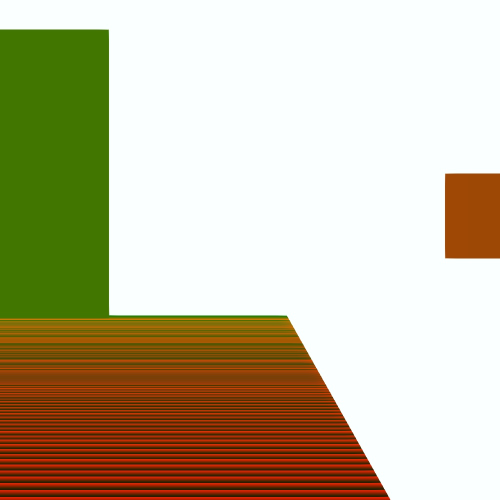
#> input picture client/tests/sensors/baseline_images/baseline_depth_1000.jpg, 1000 x 1000 px (shown at 1/2 size)
$ python -i tiny_sonar_classifier.py   (imports and definitions only)
#> lines starting #> are read from the running program, lines starting #| are printed output that depends on the picture
#!/usr/bin/env python3
"""Train a tiny LineTrace sonar image classifier with only numpy + Pillow.

This script is intentionally dependency-light so it can run in the existing
venv before PyTorch/Ultralytics are installed. It is the lightweight recognition
smoke test for the UE5 SonarDatasetTools / LineTrace dataset layout.
"""

from __future__ import annotations

import argparse
import csv
import json
from dataclasses import dataclass
from pathlib import Path
from typing import Iterable

import numpy as np
from PIL import Image, ImageDraw, ImageOps

RESAMPLE_BILINEAR = getattr(getattr(Image, "Resampling", Image), "BILINEAR")


SONAR_COLUMNS = ("sonar_fan_png", "sonar_image", "sonar_png")
LABEL_COLUMNS = ("label_sonar", "label_file")
RGB_COLUMNS = ("rgb_png", "rgb_image")


@dataclass
class Sample:
    frame: str
    sonar_path: Path
    label_path: Path | None
    rgb_path: Path | None
    label: int


# [165 lines left out: functions _resolve_path, _first_existing, _find_frame_file, _read_first_yolo_class, load_samples, load_features and 1 more, not called in this run]


def predict_linear(x: np.ndarray, w: np.ndarray, b: np.ndarray, classes: np.ndarray) -> np.ndarray:
    pred_idx = (x @ w + b).argmax(axis=1)
    return classes[pred_idx]


def predict_single_class(x: np.ndarray, classes: np.ndarray) -> np.ndarray:
    return np.full((x.shape[0],), int(classes[0]), dtype=np.int64)


# [37 lines left out: functions make_preview, write_predictions, not called in this run]


def run_training(
    data: Path,
    out: Path,
    *,
    image_size: int = 64,
    epochs: int = 200,
    lr: float = 0.5,
    test_ratio: float = 0.25,
    seed: int = 7,
) -> dict:
    dataset_dir = data.expanduser().resolve()
    out_dir = out.expanduser().resolve()
    out_dir.mkdir(parents=True, exist_ok=True)

    samples = load_samples(dataset_dir)
    x, y = load_features(samples, image_size)
    valid = y >= 0
    x = x[valid]
    y = y[valid]
    samples = [sample for sample, keep in zip(samples, valid) if bool(keep)]
    if len(samples) == 0:
        raise RuntimeError("all samples are unlabeled; add YOLO txt labels first")

    rng = np.random.default_rng(seed)
    order = rng.permutation(len(samples))
    test_count = max(1, int(round(len(samples) * test_ratio))) if len(samples) > 1 else 0
    test_idx = order[:test_count]
    train_idx = order[test_count:] if test_count else order
    if len(train_idx) == 0:
        train_idx = test_idx
        test_idx = np.array([], dtype=np.int64)

    mean = x[train_idx].mean(axis=0, keepdims=True)
    std = x[train_idx].std(axis=0, keepdims=True) + 1e-6
    x_norm = (x - mean) / std
    classes = np.unique(y[train_idx])

    warnings: list[str] = []
    if len(classes) == 1:
        y_pred_all = predict_single_class(x_norm, classes)
        w = np.zeros((x_norm.shape[1], 1), dtype=np.float32)
        b = np.zeros((1,), dtype=np.float32)
        train_loss = 0.0
        train_acc = 1.0
        warnings.append(
            "single_class_dataset: current data can only prove the pipeline runs; add Class_1/Class_2 targets for a real recognition test"
        )
    else:
        w, b, train_loss, train_acc = train_linear_softmax(
            x_norm[train_idx], y[train_idx], classes, epochs, lr, seed
        )
        y_pred_all = predict_linear(x_norm, w, b, classes)

    train_acc_eval = float((y_pred_all[train_idx] == y[train_idx]).mean())
    test_acc = float((y_pred_all[test_idx] == y[test_idx]).mean()) if len(test_idx) else None

    predictions_by_frame = {sample.frame: int(pred) for sample, pred in zip(samples, y_pred_all)}
    write_predictions(out_dir / "predictions.csv", samples, y_pred_all)
    make_preview(samples, predictions_by_frame, out_dir / "preview_predictions.png")
    np.savez_compressed(
        out_dir / "tiny_sonar_classifier.npz",
        weights=w.astype(np.float32),
        bias=b.astype(np.float32),
        mean=mean.astype(np.float32),
        std=std.astype(np.float32),
        classes=classes.astype(np.int64),
        image_size=np.asarray([image_size], dtype=np.int64),
    )

    metrics = {
        "dataset_dir": str(dataset_dir),
        "num_samples": len(samples),
        "num_train": int(len(train_idx)),
        "num_test": int(len(test_idx)),
        "classes": [int(c) for c in classes],
        "image_size": image_size,
        "train_loss": train_loss,
        "train_accuracy_reported_by_optimizer": train_acc,
        "train_accuracy": train_acc_eval,
        "test_accuracy": test_acc,
        "warnings": warnings,
        "outputs": {
            "model": str(out_dir / "tiny_sonar_classifier.npz"),
            "predictions": str(out_dir / "predictions.csv"),
            "preview": str(out_dir / "preview_predictions.png"),
        },
    }
    (out_dir / "metrics.json").write_text(json.dumps(metrics, indent=2, ensure_ascii=False), encoding="utf-8")
    return metrics


# [21 lines left out: function main, not called in this run]


# [2 lines not run here, left out]

>>> import cv2
>>> picture = cv2.imread('../../client/tests/sensors/baseline_images/baseline_depth_1000.jpg', cv2.IMREAD_GRAYSCALE)
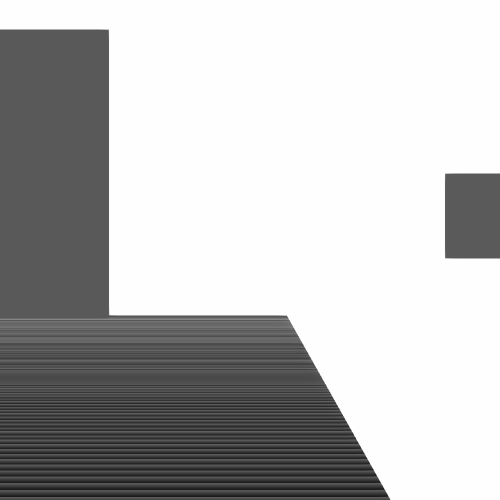
#> picture: shape (1000, 1000) (shown at 1/2 size); min 24, max 255, mean 184.8
>>> result = run_training(picture, 'out.png')
#> (the run stopped early here; a loop or call above may not have finished)
